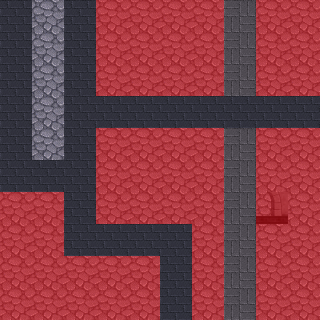

Rendered tile map (Tiled .tmx) drawn with the repository's tilesets; below, a short description and the full map source, tile grids included:
An orthogonal 10x10 tile map with 32x32 px tiles, 3 tile layers (Tile Layer 1, Tile Layer 2, Collision).

<map version="1.0" orientation="orthogonal" width="10" height="10" tilewidth="32" tileheight="32">
 <tileset firstgid="1" name="Test" tilewidth="32" tileheight="32">
  <image source="crypt.png" width="512" height="512" />
  <tile id="2">
   <properties>
    <property name="collision" value="true" />
   </properties>
  </tile>
 </tileset>
 <layer name="Tile Layer 1" width="10" height="10">
  <data>
   <tile gid="239" />
   <tile gid="224" />
   <tile gid="239" />
   <tile gid="224" />
   <tile gid="224" />
   <tile gid="224" />
   <tile gid="224" />
   <tile gid="238" />
   <tile gid="224" />
   <tile gid="224" />
   <tile gid="239" />
   <tile gid="224" />
   <tile gid="239" />
   <tile gid="224" />
   <tile gid="224" />
   <tile gid="224" />
   <tile gid="224" />
   <tile gid="238" />
   <tile gid="224" />
   <tile gid="224" />
   <tile gid="239" />
   <tile gid="224" />
   <tile gid="239" />
   <tile gid="224" />
   <tile gid="224" />
   <tile gid="224" />
   <tile gid="224" />
   <tile gid="238" />
   <tile gid="224" />
   <tile gid="224" />
   <tile gid="239" />
   <tile gid="224" />
   <tile gid="239" />
   <tile gid="239" />
   <tile gid="239" />
   <tile gid="239" />
   <tile gid="239" />
   <tile gid="239" />
   <tile gid="239" />
   <tile gid="239" />
   <tile gid="239" />
   <tile gid="224" />
   <tile gid="239" />
   <tile gid="224" />
   <tile gid="224" />
   <tile gid="224" />
   <tile gid="224" />
   <tile gid="238" />
   <tile gid="224" />
   <tile gid="224" />
   <tile gid="239" />
   <tile gid="239" />
   <tile gid="239" />
   <tile gid="224" />
   <tile gid="224" />
   <tile gid="224" />
   <tile gid="224" />
   <tile gid="238" />
   <tile gid="224" />
   <tile gid="224" />
   <tile gid="224" />
   <tile gid="224" />
   <tile gid="239" />
   <tile gid="224" />
   <tile gid="224" />
   <tile gid="224" />
   <tile gid="224" />
   <tile gid="238" />
   <tile gid="224" />
   <tile gid="224" />
   <tile gid="224" />
   <tile gid="224" />
   <tile gid="239" />
   <tile gid="239" />
   <tile gid="239" />
   <tile gid="239" />
   <tile gid="224" />
   <tile gid="238" />
   <tile gid="224" />
   <tile gid="224" />
   <tile gid="224" />
   <tile gid="224" />
   <tile gid="224" />
   <tile gid="224" />
   <tile gid="224" />
   <tile gid="239" />
   <tile gid="224" />
   <tile gid="238" />
   <tile gid="224" />
   <tile gid="224" />
   <tile gid="224" />
   <tile gid="224" />
   <tile gid="224" />
   <tile gid="224" />
   <tile gid="224" />
   <tile gid="239" />
   <tile gid="224" />
   <tile gid="238" />
   <tile gid="224" />
   <tile gid="224" />
  </data>
 </layer>
 <layer name="Tile Layer 2" width="10" height="10">
  <data>
   <tile gid="0" />
   <tile gid="0" />
   <tile gid="0" />
   <tile gid="0" />
   <tile gid="0" />
   <tile gid="0" />
   <tile gid="0" />
   <tile gid="0" />
   <tile gid="0" />
   <tile gid="0" />
   <tile gid="0" />
   <tile gid="0" />
   <tile gid="0" />
   <tile gid="0" />
   <tile gid="0" />
   <tile gid="0" />
   <tile gid="0" />
   <tile gid="0" />
   <tile gid="0" />
   <tile gid="0" />
   <tile gid="0" />
   <tile gid="0" />
   <tile gid="0" />
   <tile gid="0" />
   <tile gid="0" />
   <tile gid="0" />
   <tile gid="0" />
   <tile gid="0" />
   <tile gid="0" />
   <tile gid="0" />
   <tile gid="0" />
   <tile gid="0" />
   <tile gid="0" />
   <tile gid="0" />
   <tile gid="0" />
   <tile gid="0" />
   <tile gid="0" />
   <tile gid="0" />
   <tile gid="0" />
   <tile gid="0" />
   <tile gid="0" />
   <tile gid="0" />
   <tile gid="0" />
   <tile gid="0" />
   <tile gid="0" />
   <tile gid="0" />
   <tile gid="0" />
   <tile gid="0" />
   <tile gid="0" />
   <tile gid="0" />
   <tile gid="0" />
   <tile gid="0" />
   <tile gid="0" />
   <tile gid="0" />
   <tile gid="0" />
   <tile gid="0" />
   <tile gid="0" />
   <tile gid="0" />
   <tile gid="0" />
   <tile gid="0" />
   <tile gid="0" />
   <tile gid="0" />
   <tile gid="0" />
   <tile gid="0" />
   <tile gid="0" />
   <tile gid="0" />
   <tile gid="0" />
   <tile gid="0" />
   <tile gid="248" />
   <tile gid="0" />
   <tile gid="0" />
   <tile gid="0" />
   <tile gid="0" />
   <tile gid="0" />
   <tile gid="0" />
   <tile gid="0" />
   <tile gid="0" />
   <tile gid="0" />
   <tile gid="0" />
   <tile gid="0" />
   <tile gid="0" />
   <tile gid="0" />
   <tile gid="0" />
   <tile gid="0" />
   <tile gid="0" />
   <tile gid="0" />
   <tile gid="0" />
   <tile gid="0" />
   <tile gid="0" />
   <tile gid="0" />
   <tile gid="0" />
   <tile gid="0" />
   <tile gid="0" />
   <tile gid="0" />
   <tile gid="0" />
   <tile gid="0" />
   <tile gid="0" />
   <tile gid="0" />
   <tile gid="0" />
   <tile gid="0" />
  </data>
 </layer>
 <layer name="Collision" width="10" height="10">
  <data>
   <tile gid="0" />
   <tile gid="0" />
   <tile gid="0" />
   <tile gid="13" />
   <tile gid="13" />
   <tile gid="13" />
   <tile gid="13" />
   <tile gid="0" />
   <tile gid="13" />
   <tile gid="13" />
   <tile gid="0" />
   <tile gid="0" />
   <tile gid="0" />
   <tile gid="13" />
   <tile gid="13" />
   <tile gid="13" />
   <tile gid="13" />
   <tile gid="0" />
   <tile gid="13" />
   <tile gid="13" />
   <tile gid="0" />
   <tile gid="0" />
   <tile gid="0" />
   <tile gid="13" />
   <tile gid="13" />
   <tile gid="13" />
   <tile gid="13" />
   <tile gid="0" />
   <tile gid="13" />
   <tile gid="13" />
   <tile gid="0" />
   <tile gid="0" />
   <tile gid="0" />
   <tile gid="0" />
   <tile gid="0" />
   <tile gid="0" />
   <tile gid="0" />
   <tile gid="0" />
   <tile gid="0" />
   <tile gid="0" />
   <tile gid="0" />
   <tile gid="0" />
   <tile gid="0" />
   <tile gid="13" />
   <tile gid="13" />
   <tile gid="13" />
   <tile gid="13" />
   <tile gid="0" />
   <tile gid="13" />
   <tile gid="13" />
   <tile gid="0" />
   <tile gid="0" />
   <tile gid="0" />
   <tile gid="13" />
   <tile gid="13" />
   <tile gid="13" />
   <tile gid="13" />
   <tile gid="0" />
   <tile gid="13" />
   <tile gid="13" />
   <tile gid="13" />
   <tile gid="13" />
   <tile gid="0" />
   <tile gid="13" />
   <tile gid="13" />
   <tile gid="13" />
   <tile gid="13" />
   <tile gid="0" />
   <tile gid="13" />
   <tile gid="13" />
   <tile gid="13" />
   <tile gid="13" />
   <tile gid="0" />
   <tile gid="0" />
   <tile gid="0" />
   <tile gid="0" />
   <tile gid="13" />
   <tile gid="0" />
   <tile gid="13" />
   <tile gid="13" />
   <tile gid="13" />
   <tile gid="13" />
   <tile gid="13" />
   <tile gid="13" />
   <tile gid="13" />
   <tile gid="0" />
   <tile gid="13" />
   <tile gid="0" />
   <tile gid="13" />
   <tile gid="13" />
   <tile gid="13" />
   <tile gid="13" />
   <tile gid="13" />
   <tile gid="13" />
   <tile gid="13" />
   <tile gid="0" />
   <tile gid="13" />
   <tile gid="0" />
   <tile gid="13" />
   <tile gid="13" />
  </data>
 </layer>
</map>
